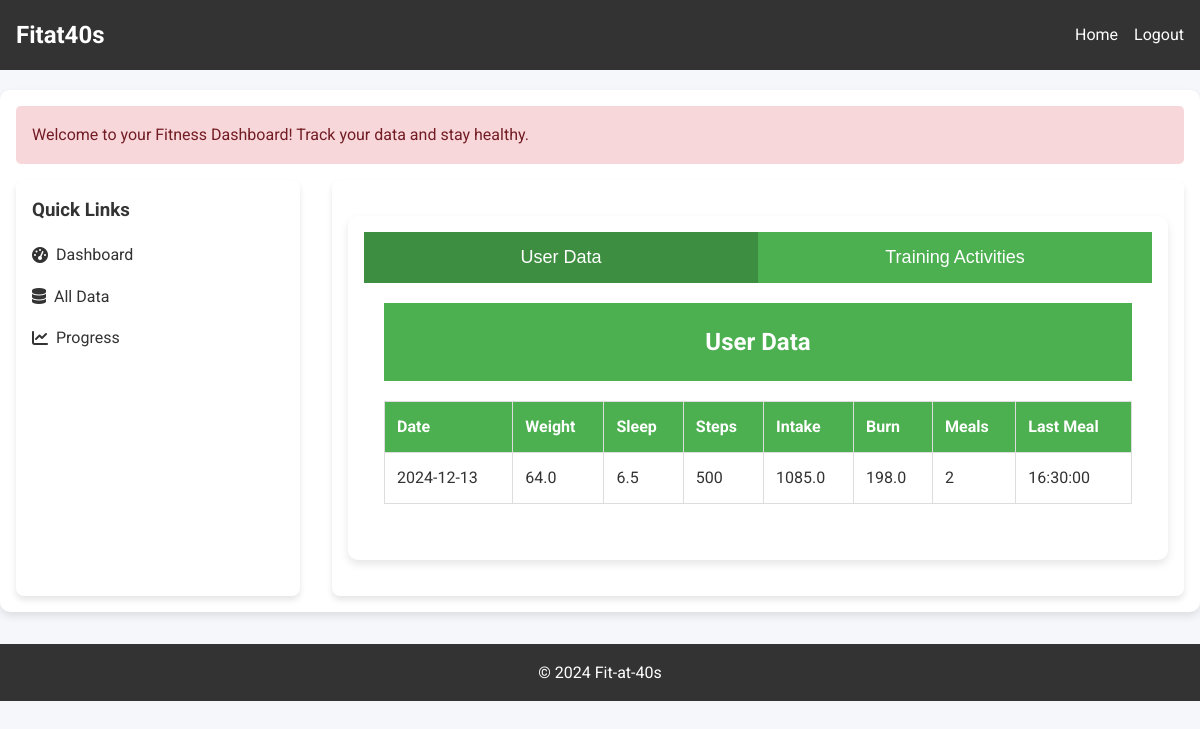
/all-data (signed in), run on the app's committed database.
### webapp/routes.py (models this page shows)
class UserData(db.Model):
    id = db.Column(db.Integer, primary_key=True)
    user_id = db.Column(db.Integer, db.ForeignKey('user.id'))
    date = db.Column(db.Date, nullable=False)
    weight = db.Column(db.Float, nullable=False)
    sleep = db.Column(db.Float, nullable=False)
    steps = db.Column(db.Integer, nullable=False)
    calories_in = db.Column(db.Float, nullable=False)
    calories_out = db.Column(db.Float, nullable=False)
    number_of_meals = db.Column(db.Integer, nullable=False)
    time_of_last_meal = db.Column(db.Time, nullable=False)
    created_at = db.Column(db.DateTime, nullable=False, default=datetime.now(uae))
    updated_at = db.Column(db.DateTime, nullable=False, default=datetime.now(uae), onupdate=datetime.now(uae))

### webapp/routes.py (the view)
@app.route('/all-data')
@login_required
def all_data():
    all_user_data = UserData.query.filter_by(user_id=current_user.id).order_by(UserData.date.desc()).all()
    all_training_activities = TrainingActivity.query.filter_by(user_id=current_user.id).order_by(TrainingActivity.date.desc()).all()
    return render_template('all_data.html', all_user_data=all_user_data, all_training_activities=all_training_activities)

### webapp/routes.py (called while the page is built)
@login_manager.user_loader
def load_user(user_id):
    return User.query.get(int(user_id))

### webapp/templates/all_data.html (shortened to what this page needs)
{% extends "base.html" %}
{% block content %}
<div class="container">
    <div class="tabs">
        <button class="tab-button active" data-tab="user-data">User Data</button>
        <button class="tab-button" data-tab="training-activities">Training Activities</button>
    </div>
    <div id="user-data" class="tab-content active">
        <h2>User Data</h2>
        <table>
            <thead>
                <tr>
                    <th>Date</th>
                    <th>Weight</th>
                    <th>Sleep</th>
                    <th>Steps</th>
                    <th>Intake</th>
                    <th>Burn</th>
                    <th>Meals</th>
                    <th>Last Meal</th>
                </tr>
            </thead>
            <tbody>
                {% for data in all_user_data %}
                <tr>
                    <td>{{ data.date }}</td>
                    <td>{{ data.weight }}</td>
                    <td>{{ data.sleep }}</td>
                    <td>{{ data.steps }}</td>
                    <td>{{ data.calories_in }}</td>
                    <td>{{ data.calories_out }}</td>
                    <td>{{ data.number_of_meals }}</td>
                    <td>{{ data.time_of_last_meal }}</td>
                </tr>
                {% endfor %}
            </tbody>
        </table>
    </div>
</div>
{% endblock %}

### webapp/templates/base.html (style rules this page uses)
* { margin: 0; padding: 0; box-sizing: border-box; }
body { font-family: 'Roboto', sans-serif; background: #f5f7fa; color: #333; line-height: 1.6; }
.container { max-width: 1100px; margin: 2rem auto; padding: 1rem; }

### webapp/templates/all_data.html (style rules this page uses)
.container { max-width: 1200px; margin: 20px auto; background: white; border-radius: 10px; box-shadow: 0 4px 8px rgba(0, 0, 0, 0.1); overflow: hidden; }
.tabs { display: flex; background: #4CAF50; }
.tabs button { flex: 1; padding: 15px; background: none; border: none; color: white; cursor: pointer; font-size: 18px; transition: background 0.3s; }
.tabs button.active { background: #3e8e41; }
.tab-content { display: none; padding: 20px; }
.tab-content.active { display: block; }
table { width: 100%; border-collapse: collapse; margin: 20px 0; }
table th, table td { text-align: left; padding: 12px; border: 1px solid #ddd; }
table th { background: #4CAF50; color: white; }
h2 { margin: 0; padding: 20px; text-align: center; background: #4CAF50; color: white; }

### data on the page
UserData: date "2024-12-13", weight "64.0", sleep "6.5", steps "500", calories_in "1085.0", calories_out "198.0", number_of_meals "2", time_of_last_meal "16:30:00"
